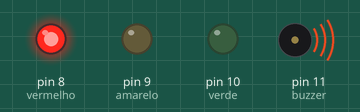
Bench run of a sketch on a simulated Arduino Uno, built with avr-gcc and run on an emulated ATmega328P. Shown: output pins drawn as LEDs (lit = HIGH), buzzer (waves = sounding, pin HIGH).

Above: at 3.0 s.
At 10.0 s:
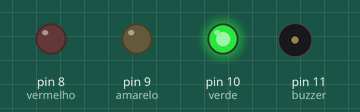
At 13.0 s:
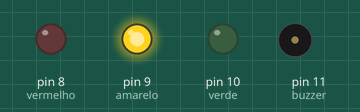
Timing chart, 0 to 18.2 s (numbered marks = the images above):
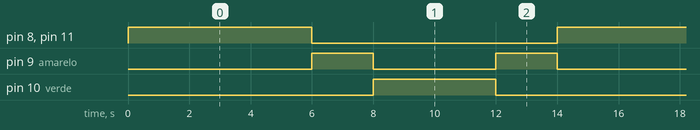

The sketch:

c_digosemaforo.ino
```cpp
const int verde = 10; // led verde
const int amarelo = 9; // led amarelo
const int vermelho = 8; // led vermelho
const int buzzer = 11; // Pino do buzzer

// define os leds e o buzzer como output
void setup() {
  pinMode(verde, OUTPUT);
  pinMode(amarelo, OUTPUT);
  pinMode(vermelho, OUTPUT);
  pinMode(buzzer, OUTPUT);
}

void loop() {
  // Sinal vermelho
  digitalWrite(amarelo, LOW);
  digitalWrite(vermelho, HIGH);
  digitalWrite(buzzer, HIGH);
  delay(6000);

  // Sinal amarelo
  digitalWrite(amarelo, HIGH);
  digitalWrite(verde, LOW);
  digitalWrite(vermelho, LOW);
  digitalWrite(buzzer, LOW);
  delay(2000);

  // Sinal verde
  digitalWrite(vermelho, LOW);
  digitalWrite(buzzer, LOW);
  digitalWrite(verde, HIGH);
  digitalWrite(amarelo, LOW);
  delay(4000);

  // Sinal amarelo
  digitalWrite(amarelo, HIGH);
  digitalWrite(verde, LOW);
  delay(2000);
}
```

Measured:
- by itself, pin 8 (vermelho), pin 11 (buzzer): alternates HIGH for 6.0 s and LOW for 8.0 s
- by itself, pin 9 (amarelo): repeats every 14.0 s: LOW 4.0 s, HIGH 2.0 s, LOW 6.0 s, HIGH 2.0 s
- by itself, pin 10 (verde): alternates HIGH for 4.0 s and LOW for 10.0 s
